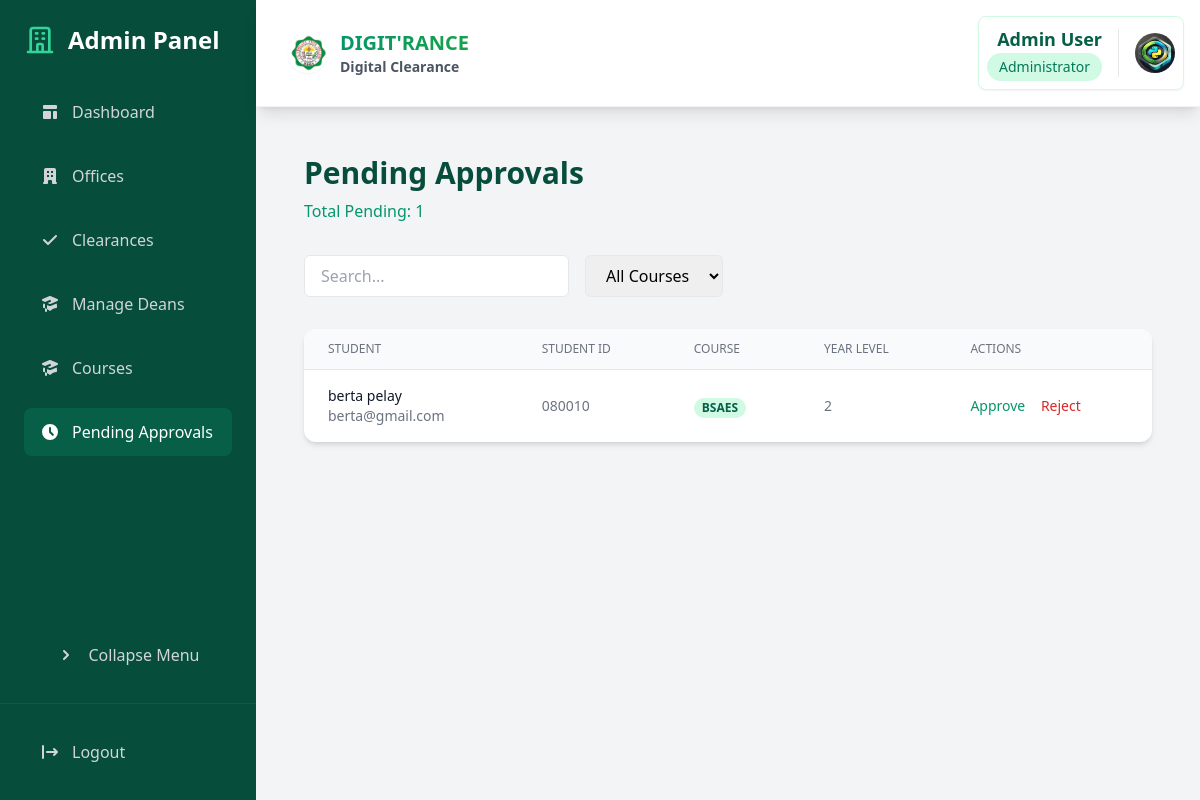
The page /dashboard/admin/pending-approvals/ (signed in) on the database as committed earlier.
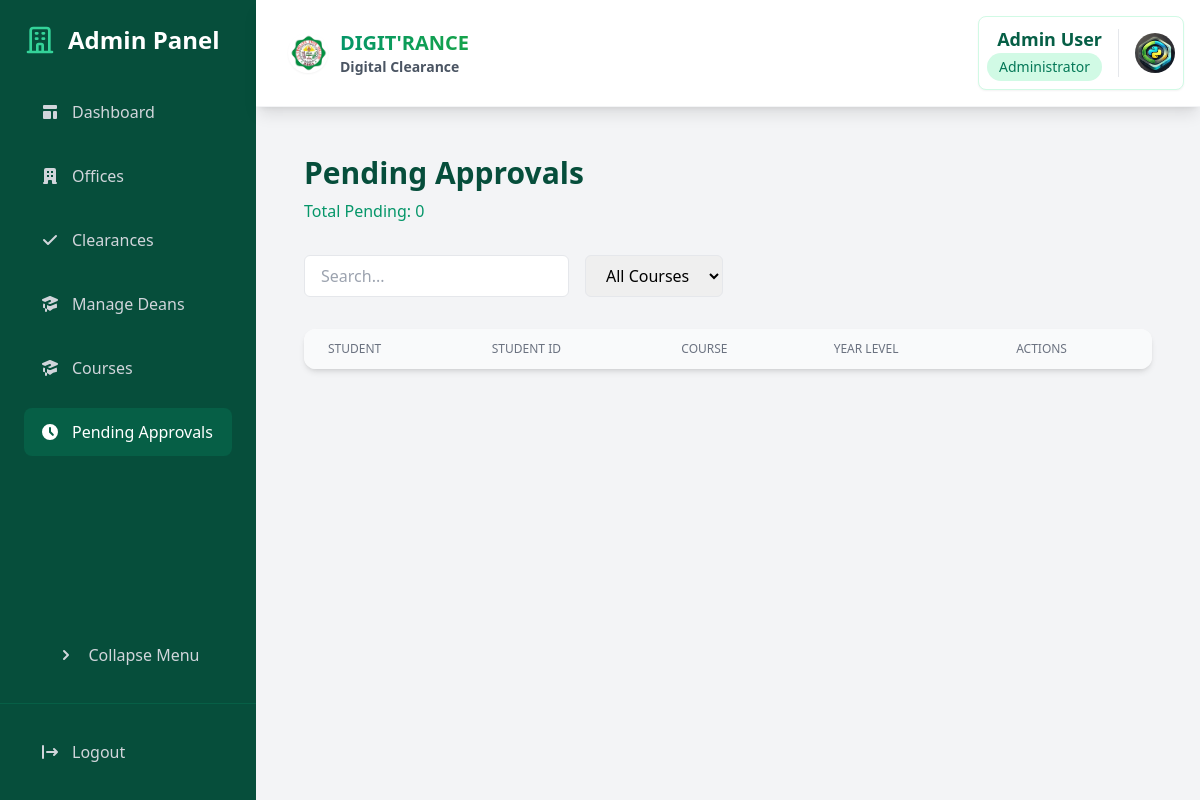
The same page on the database as committed later.
### core/models.py (models this page shows, shortened)
class Student(models.Model):
    user = models.OneToOneField(User, on_delete=models.CASCADE)
    student_id = models.CharField(max_length=20, unique=True)
    course = models.ForeignKey(Course, on_delete=models.PROTECT)
    year_level = models.IntegerField()
    is_boarder = models.BooleanField(default=False)
    created_at = models.DateTimeField(auto_now_add=True)
    is_approved = models.BooleanField(default=False)
    rejection_reason = models.TextField(blank=True, null=True)
    profile_picture = models.ImageField(upload_to='student_profiles/', null=True, blank=True)

class Course(models.Model):
    code = models.CharField(max_length=10, unique=True)
    name = models.CharField(max_length=100)
    dean = models.ForeignKey(Dean, on_delete=models.CASCADE, related_name='courses')
    is_active = models.BooleanField(default=True)
    created_at = models.DateTimeField(auto_now_add=True)
    updated_at = models.DateTimeField(auto_now=True)
    class Meta:
        ordering = ['code']

### core/views.py (the view)
# urls.py: path('dashboard/admin/pending-approvals/', views.admin_pending_approvals, name='admin_pending_approvals'),
@login_required
@user_passes_test(lambda u: u.is_superuser)
def admin_pending_approvals(request):
    pending_students = Student.objects.filter(
        is_approved=False
    ).select_related('user', 'course')
    courses = Course.objects.all()
    return render(request, 'admin/pending_approvals.html', {
        'pending_students': pending_students,
        'total_pending': pending_students.count(),
        'courses': courses,
    })

### templates/admin/pending_approvals.html (shortened to what this page needs)
{% extends 'base.html' %}
{% load static %}
{% block content %}
<div class="p-6 space-y-8">
    <div class="mb-8">
        <h1 class="text-3xl font-bold text-emerald-900">Pending Approvals</h1>
        <p class="text-emerald-600 mt-2">Total Pending: {{ total_pending }}</p>
    </div>
    <div class="flex gap-4 mb-6">
        <input type="text" id="search" placeholder="Search..."
               class="px-4 py-2 border rounded-md">
        <select id="course-filter" class="px-4 py-2 border rounded-md">
            <option value="">All Courses</option>
        </select>
    </div>
    <div class="bg-white rounded-xl shadow-md overflow-hidden">
        <table class="min-w-full divide-y divide-gray-200">
            <thead class="bg-gray-50">
                <tr>
                    <th class="px-6 py-3 text-left text-xs font-medium text-gray-500 uppercase">Student</th>
                    <th class="px-6 py-3 text-left text-xs font-medium text-gray-500 uppercase">Student ID</th>
                    <th class="px-6 py-3 text-left text-xs font-medium text-gray-500 uppercase">Course</th>
                    <th class="px-6 py-3 text-left text-xs font-medium text-gray-500 uppercase">Year Level</th>
                    <th class="px-6 py-3 text-left text-xs font-medium text-gray-500 uppercase">Actions</th>
                </tr>
            </thead>
            <tbody class="divide-y divide-gray-200">
                {% for student in pending_students %}
                <tr id="student-row-{{ student.id }}" class="hover:bg-gray-50">
                    <td class="px-6 py-4">
                        <div class="text-sm font-medium text-gray-900">{{ student.user.get_full_name }}</div>
                        <div class="text-sm text-gray-500">{{ student.user.email }}</div>
                    </td>
                    <td class="px-6 py-4 text-sm text-gray-500">{{ student.student_id }}</td>
                    <td class="px-6 py-4">
                        <span class="px-2 inline-flex text-xs leading-5 font-semibold rounded-full bg-emerald-100 text-emerald-800">
                            {{ student.course.code }}
                        </span>
                    </td>
                    <td class="px-6 py-4 text-sm text-gray-500">{{ student.year_level }}</td>
                    <td class="px-6 py-4 text-sm">
                        <button onclick="approveStudent('{{ student.id }}')"
                                class="text-emerald-600 hover:text-emerald-900 mr-3">
                            Approve
                        </button>
                        <button onclick="showRejectModal('{{ student.id }}')"
                                class="text-red-600 hover:text-red-900">
                            Reject
                        </button>
                    </td>
                </tr>
                {% endfor %}
            </tbody>
        </table>
    </div>
</div>
{% endblock %}

### templates/components/navbar.html (shortened to what this page needs)
{% load static %}
<header class="bg-white shadow-lg p-4 flex justify-between items-center border-b border-gray-100 sticky top-0 z-50">
    <div class="flex items-center">
        <h1 class="text-xl font-bold flex items-center ml-4 text-gray-800">
            <a href="{% url 'home' %}" class="flex items-center group">
                <img src="{% static 'img/permit_logo.png' %}" alt="JHCSC Logo" class="h-10 w-10 mr-3 rounded-full shadow-sm">
                <div class="flex flex-col">
                    <span class="text-gradient bg-clip-text text-transparent bg-gradient-to-r from-emerald-600 to-green-600 group-hover:from-emerald-700 group-hover:to-green-700 transition-all">
                    </span>
                    <span class="text-sm text-gray-600">Digital Clearance</span>
                </div>
            </a>
        </h1>    </div>
    <div class="flex items-center">
        {% if user.is_authenticated %}
            <div class="bg-white rounded-lg shadow-sm border border-emerald-100 hover:shadow-md transition-all duration-200">
                <div class="flex items-center space-x-4 p-2">
                    <div class="flex flex-col items-end">
                        <span class="font-semibold text-lg text-emerald-800">
                            {% if user.programchair %}
                                {{ user.programchair.user.get_full_name }}
                            {% elif user.student %}
                                {{ user.student.user.get_full_name }}
                            {% elif user.staff %}
                                {{ user.staff.user.get_full_name }}
                            {% elif user.is_superuser %}
                                {{ user.get_full_name }}
                            {% else %}
                                {{ user.get_full_name }}
                            {% endif %}
                        </span>
                        <span class="text-sm px-3 py-1 bg-emerald-100 text-emerald-700 rounded-full font-medium">
                            {% if user.programchair %}
                                Program Chair
                            {% elif user.student %}
                                Student
                            {% elif user.staff %}
                                {{ user.staff.office.name }} Staff
                            {% elif user.is_superuser %}
                                Administrator
                            {% endif %}
                        </span>
                    </div>
                    <div class="relative group">
                        {% if user.student %}
                            <img src="{{ user.student.get_profile_picture_url }}"
                                 alt="Profile"
                                 class="w-10 h-10 rounded-full object-cover">
                        {% elif user.programchair %}
                            <img src="{{ user.programchair.get_profile_picture_url }}"
                                 alt="Profile"
                                 class="w-10 h-10 rounded-full object-cover">
                        {% elif user.staff %}
                            <img src="{{ user.staff.get_profile_picture_url }}"
                                 alt="Profile"
                                 class="w-10 h-10 rounded-full object-cover">
                        {% elif user.is_superuser %}
                            {% if user.userprofile %}
                                <img src="{{ user.userprofile.get_profile_picture_url }}"
                                     alt="Profile"
                                     class="w-10 h-10 rounded-full object-cover">
                            {% else %}
                                <img src="{% static 'img/default-profile.png' %}"
                                     alt="Profile"
                                     class="w-10 h-10 rounded-full object-cover">
                            {% endif %}
                        {% endif %}
                    </div>
                </div>
            </div>
        {% endif %}
    </div>
</header>

Rows that differ between the two databases and show on the page:
removed Student: user.get_full_name "berta pelay", user.email "berta@gmail.com", student_id "080010", course.code "BSAES", year_level "2"
Other text that changed with them:
{{ total_pending }}: "1" → "0"
